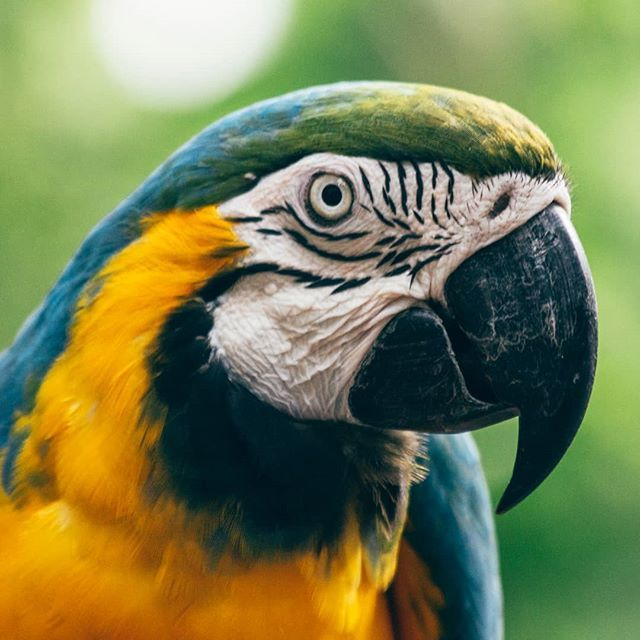
#> input picture Intensity Transformations/arara2.jpg, 640 x 640 px, found by its file name
$ jupyter execute 'Negativo de uma imagem.ipynb'
#> lines starting #> are read from the running program, lines starting #| are printed output that depends on the picture; after the words box and inside, x2 and y2 are one past the last pixel; in counts of white or black regions, pixels touching at a corner belong together
# Negativo de uma imagem

Autor: Almir Soares Firmo Filho

O objetivo deste notebook é mostrar como calcular o negativo de uma região dentro de uma imagem, desenhando tal região sobre a imagem original.

[cell 1]
# Importar bibliotecas necessárias
import numpy as np
import cv2
import matplotlib.pyplot as plt

[cell 2]
# Carregar imagem original
input_image = cv2.imread('arara2.jpg', cv2.IMREAD_GRAYSCALE)
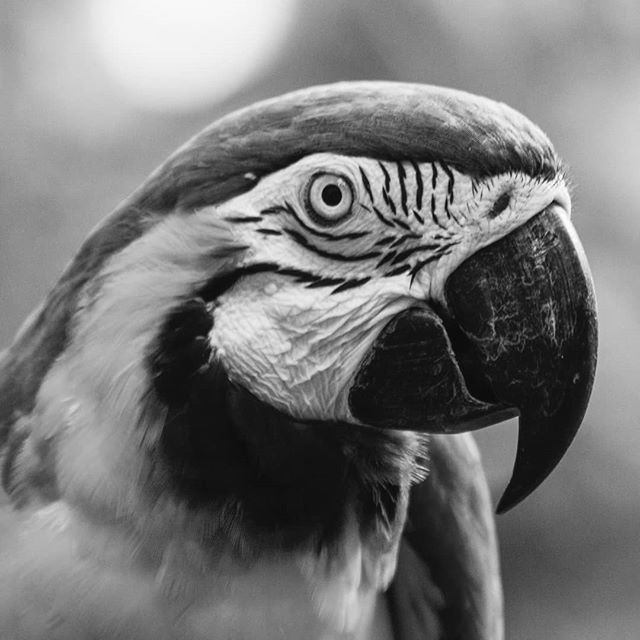
#> input_image: shape (640, 640); min 0, max 255, mean 119.8

plt.title('Input image')
plt.imshow(input_image,'gray')
plt.show()

print("Dimensões da imagem: ",input_image.shape)
#| Dimensões da imagem:  (640, 640)

## Negativo da imagem

Fórmula para o cálculo do negativo de uma imagem:

$$s = L-1-r$$

Onde:

- L é a quantidade de níveis de intensidade com a qual a imagem é representada;
- r é um valor de intensidade na imagem original
- s é um valor de intensidade na imagem pós processada

A implementação de tal função pode ser feita da seguinte forma:

[cell 3]
def inverter_intensidade(image, x_begin, x_end, y_begin, y_end, L=256):
    # Testar se os valores da região não ultrapassam os limites da imagem
#> called with x_begin = 90, x_end = 500, y_begin = 200, y_end = 620, L = 256
    if x_end >= image.shape[0] or y_end >= image.shape[1]:
        print('Região escolhida ultrapassa limites da imagem')
        return 0
    else:
        # Percorrer a região da imagem escolhida e calcular o negativo dentro dela
        new_image = image.copy()
        for i in range(x_begin,x_end):
            for j in range(y_begin,y_end):
                new_image[i,j] = L-1-image[i,j]
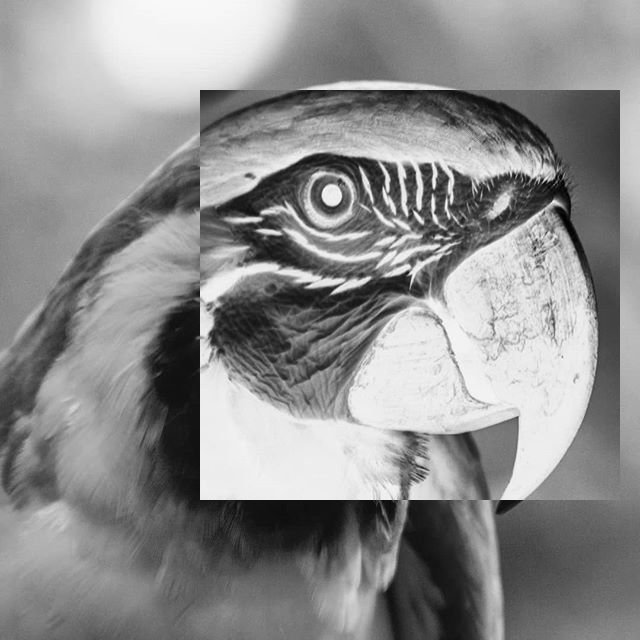
#> new_image: shape (640, 640); min 0, max 255, mean 141
        return new_image

Escolhe-se uma região retangular dentro da imagem, delimitada por pontos P1 e P2 do tipo (x,y):

[cell 4]
P1 = (90,200)
P2 = (500,620)

Passamos a imagem e os pontos para função como argumentos e armazenamos a nova imagem:

[cell 5]
negative_image = inverter_intensidade(input_image, P1[0], P2[0], P1[1], P2[1])

[cell 6]
fig,ax = plt.subplots(1,2)
plt.subplot(121),plt.imshow(input_image,'gray')
plt.subplot(122),plt.imshow(negative_image, 'gray')
plt.show()
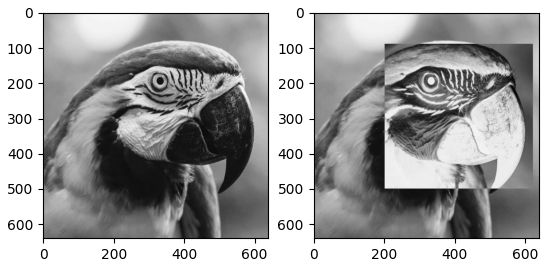
#> figure drawn by matplotlib, 2 panels

$ run again, with Intensity Transformations/low_contrast2.jpg copied over Intensity Transformations/arara2.jpg
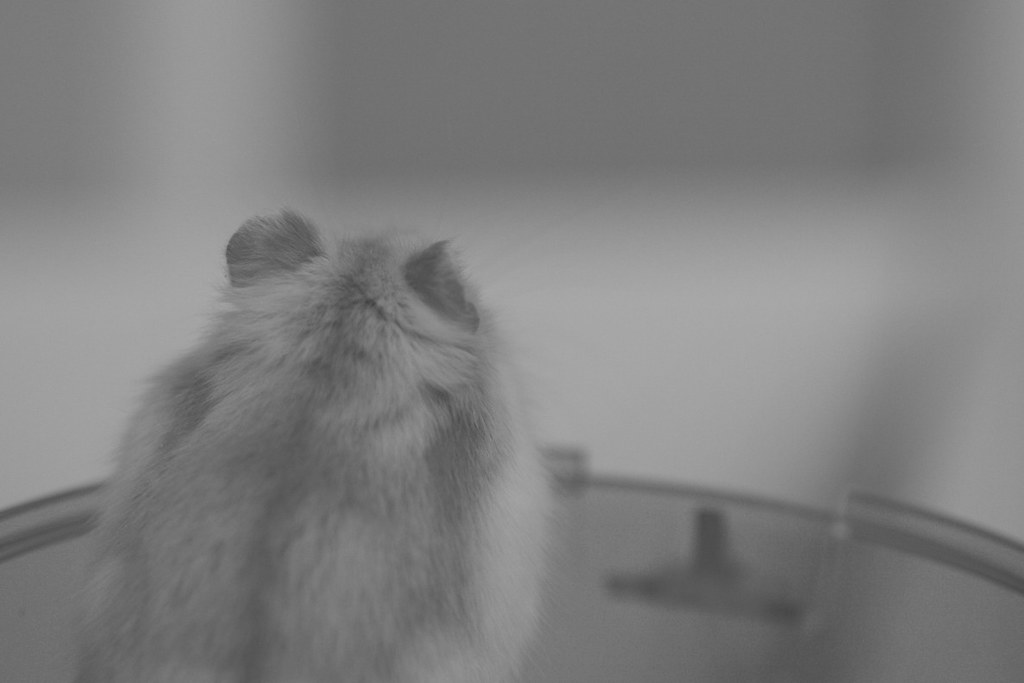
#> input picture Intensity Transformations/low_contrast2.jpg, 1024 x 683 px, found by its file name
#> input_image is the input picture: shape (683, 1024); min 65, max 169, mean 127
#| Dimensões da imagem:  (683, 1024)
#> after the loop in inverter_intensidade, `for i in range(x_begin,x_end):`:
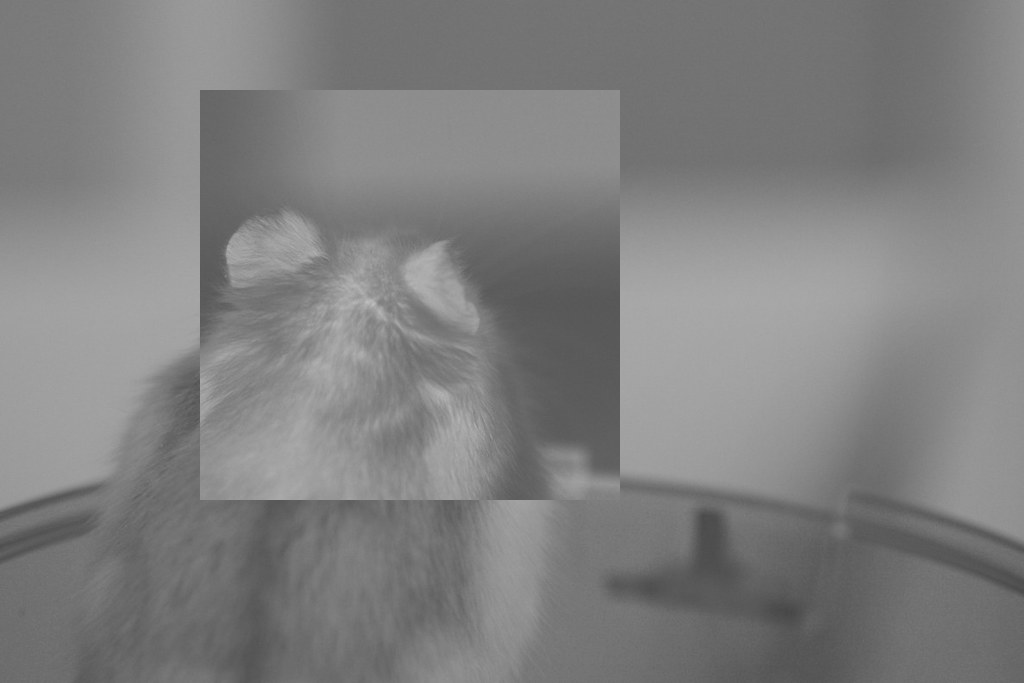
#> new_image: shape (683, 1024); min 71, max 190, mean 127.5
#> `plt.show()`:
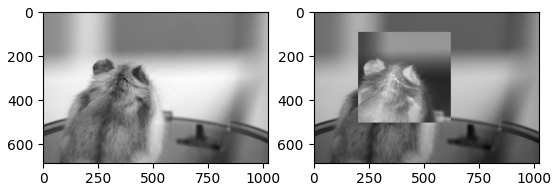
#> figure drawn by matplotlib, 2 panels

$ run again, with Intensity Transformations/contStre.png saved as Intensity Transformations/arara2.jpg
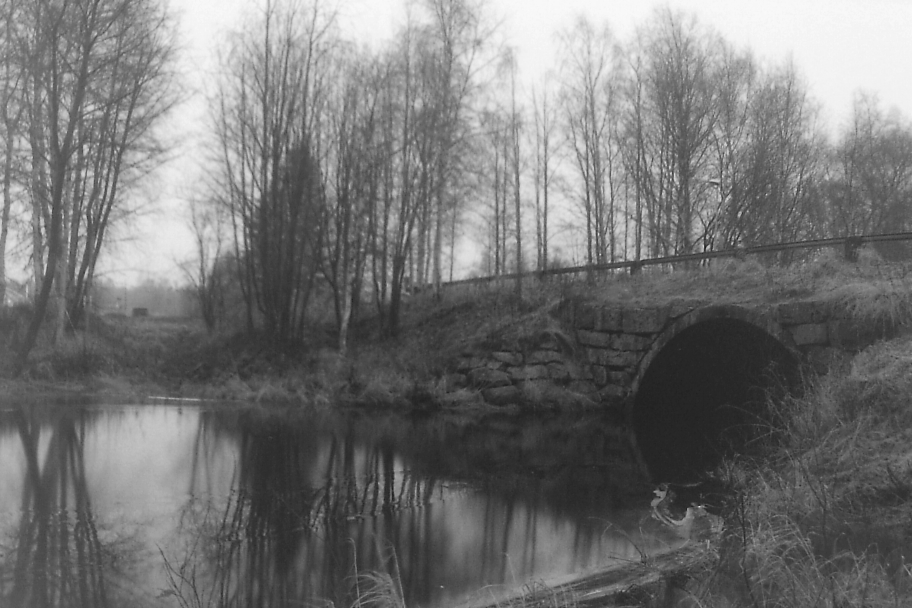
#> input picture Intensity Transformations/contStre.png, 2736 x 1824 px, found by its file name (shown at 1/3 size)
#> input_image is the input picture: shape (1824, 2736); min 1, max 255, mean 116.5
#| Dimensões da imagem:  (1824, 2736)
#> after the loop in inverter_intensidade, `for i in range(x_begin,x_end):`:
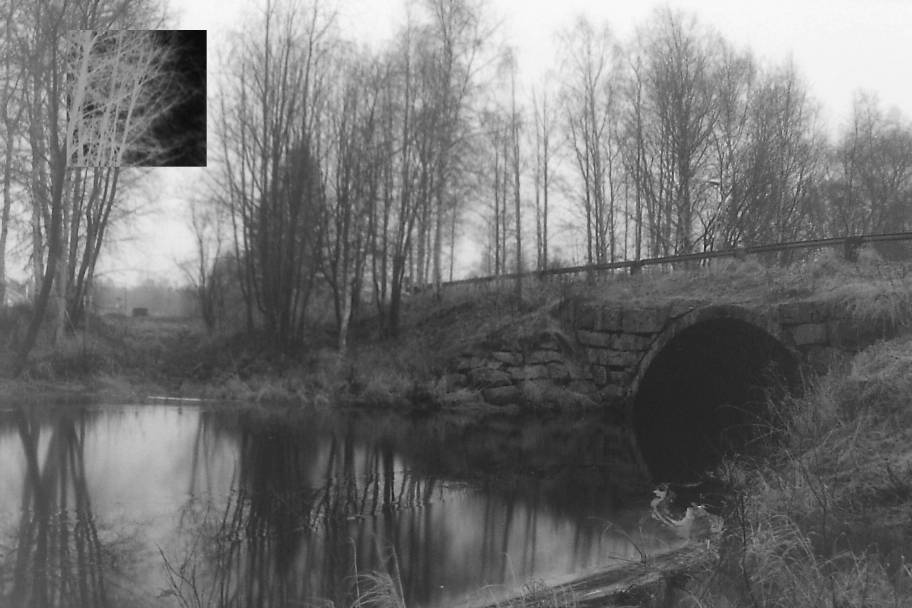
#> new_image: shape (1824, 2736) (shown at 1/3 size); 3.45% of pixels changed, all inside (x1, y1, x2, y2) = (200, 90, 620, 500)
#> `plt.show()`:
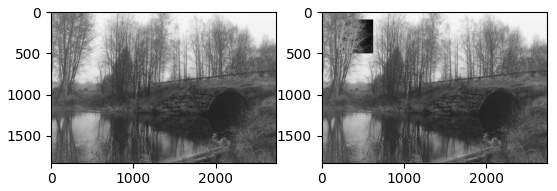
#> figure drawn by matplotlib, 2 panels
